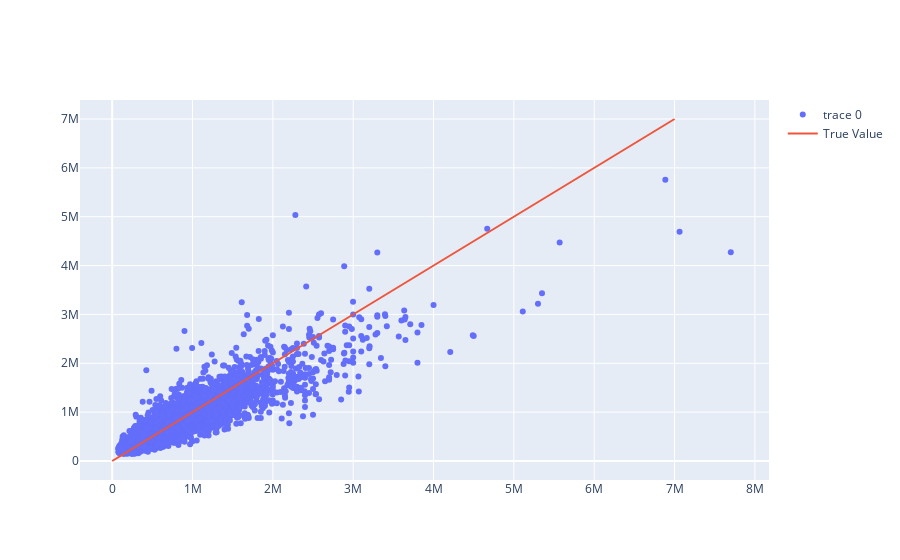

The code cell stored with this chart in its notebook:
### Code cell
fig = go.Figure()

fig.add_trace(go.Scatter(x=rf_labels, y=cv_predictions, mode='markers'))

fig.add_trace(go.Scatter(x=[0,7000000], y = [0,7000000],
                    mode='lines',
                    name='True Value'))
fig.show()

### Figure 1 — Plotly figure (JSON) as saved in the notebook; plotly's stock layout.template omitted (floating-point values rounded to 4 significant figures; data arrays with more than 128 entries replaced by an {"elided": "..."} marker saying what was removed)
{"data": [{"mode": "markers", "type": "scatter", "x": {"elided": "21613 int values"}, "y": {"elided": "21613 float values"}}, {"mode": "lines", "name": "True Value", "type": "scatter", "x": [0, 7000000], "y": [0, 7000000]}], "layout": {}}
